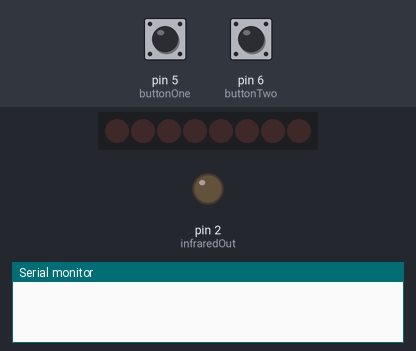
Recording of a program running on a simulated Arduino Uno, built with avr-gcc and run on an emulated ATmega328P. On the bench: 8 shift-register outputs drawn as a row of LEDs (first output left, lit = HIGH), output pins drawn as LEDs (lit = HIGH), the last lines printed to the serial monitor. Wiring (inferred from the names in the program): shift register (74HC595): data pin 11; shift clock pin 12; latch pin 8. Wiring (inferred from the signals the program sends): row of LEDs: on Q0, Q1, Q2, Q3, Q4, Q5, Q6, Q7. The inputs (shaded band) are chosen by the test bench; at power-on: pin 5 (buttonOne) LOW, pin 6 (buttonTwo) LOW. Pins used as bus, display or sensor lines are not drawn.

Above: at 1.2 s.
1.3 s: pin 5 (buttonOne) pulled HIGH for 0.15 s
At 2.5 s:
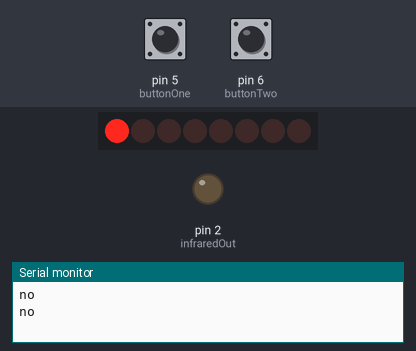
2.9 s: pin 6 (buttonTwo) pulled HIGH for 0.15 s
At 4.0 s:
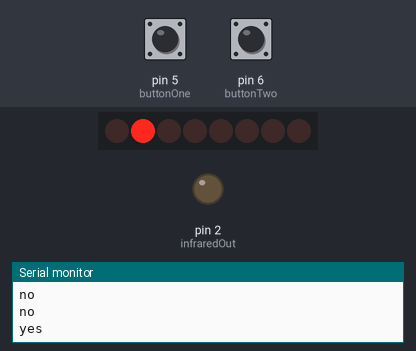
4.5 s: pin 5 (buttonOne) pulled HIGH for 1 s
At 5.3 s:
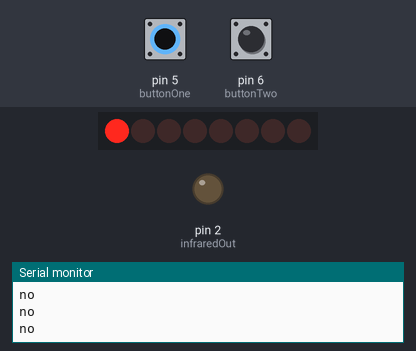
7.0 s: pin 6 (buttonTwo) pulled HIGH for 1 s
At 7.7 s:
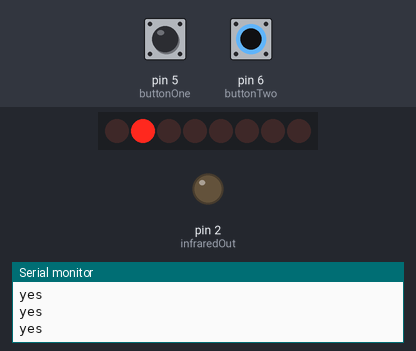
Timing chart, 0 to 10.0 s (numbered marks = the images above; inputs shaded):
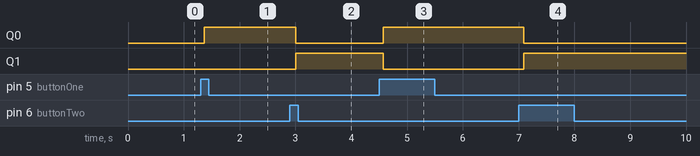

The program:

main.cpp
```cpp
#include <Arduino.h>
#include <IRremote.h>

IRsend irsend;

//Pin connected to ST_CP of 74HC595
int latchPin = 8;
//Pin connected to SH_CP of 74HC595
int clockPin = 12;
////Pin connected to DS of 74HC595
int dataPin = 11;

// Pin connected to infrared led positive
int infraredOut = 2;


int buttonOne = 5;
int buttonTwo = 6;


void writeOnLeds(int ledId) {
  digitalWrite(latchPin, LOW);
  // shift out the bits:
  shiftOut(dataPin, clockPin, MSBFIRST, ledId);
  //take the latch pin high so the LEDs will light up:
  digitalWrite(latchPin, HIGH);
  // pause before next value:
}

void setup() {
  //set pins to output so you can control the shift register
  pinMode(latchPin, OUTPUT);
  pinMode(clockPin, OUTPUT);
  pinMode(dataPin, OUTPUT);

  pinMode(infraredOut, OUTPUT);

  pinMode(buttonOne, INPUT);
  pinMode(buttonTwo, INPUT);

  Serial.begin(9600);
}

void loop() {
  if (digitalRead(buttonOne) == HIGH) {
    irsend.sendSony(0x68B92, 20);
    writeOnLeds(1);
    Serial.println("no");

  } else if (digitalRead(buttonTwo) == HIGH) {
    irsend.sendSony(0x68B92, 20);
    writeOnLeds(2);
    Serial.println("yes");
  }
  delay(50);


  // for (int numberToDisplay = 0; numberToDisplay < 256; numberToDisplay++) {
  //   // take the latchPin low so
  //   // the LEDs don't change while you're sending in bits:
  //   digitalWrite(latchPin, LOW);
  //   // shift out the bits:
  //   shiftOut(dataPin, clockPin, MSBFIRST, numberToDisplay);
  //
  //   //take the latch pin high so the LEDs will light up:
  //   digitalWrite(latchPin, HIGH);
  //   // pause before next value:
  //   delay(500);
  // }
}
```

Measured:
- after the input at 1.3 s, Q0: LOW → HIGH after 0.07 s
- after the input at 2.9 s, Q0: HIGH → LOW after 0.11 s; Q1: LOW → HIGH after 0.11 s
- after the input at 4.5 s, Q0: LOW → HIGH after 0.07 s; Q1: HIGH → LOW after 0.07 s
- after the input at 7.0 s, Q0: HIGH → LOW after 0.09 s; Q1: LOW → HIGH after 0.09 s
